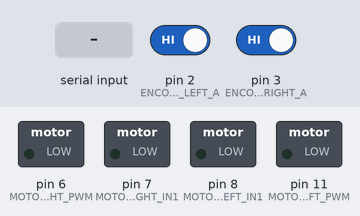
The sketch below on a simulated Arduino Uno, built with avr-gcc and run on an emulated ATmega328P. Parts: switched loads named in the sketch (green lamp = pin HIGH). Inputs (shaded band) come from the test bench; at power-on: pin 2 (ENCODER_LEFT_A) HIGH, pin 3 (ENCODER_RIGHT_A) HIGH. What the sketch prints to the serial monitor is not drawn.

Above: at 1.2 s.
1.3 s: "1,90\n" received over Serial
At 2.2 s:
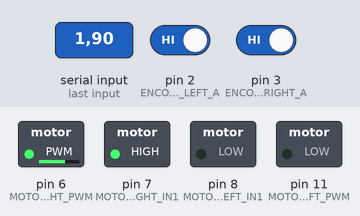
2.8 s: "90,45\n" received over Serial
4.3 s: "0\n" received over Serial
Timing chart, 0 to 7.3 s (numbered marks = the images above; inputs shaded):
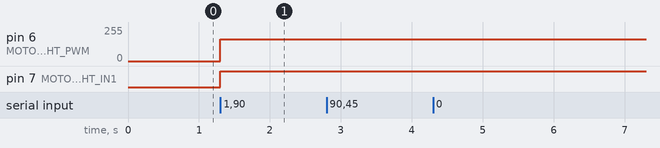

Measured:
- after the input at 1.3 s, pin 6 (MOTOR_RIGHT_PWM): 0/255 → 165/255 at once; pin 7 (MOTOR_RIGHT_IN1): LOW → HIGH at once
- after the input at 2.8 s, every drawn part: stays the same
- after the input at 4.3 s, every drawn part: stays the same

The sketch:

for_PID.ino
```cpp
// Пины для управления правым мотором
#define MOTOR_RIGHT_IN1 7
#define MOTOR_RIGHT_PWM 6  // ШИМ
// Пины для управления левым мотором
#define MOTOR_LEFT_IN1 8
#define MOTOR_LEFT_PWM 11  // ШИМ
// Пины для энкодеров
#define ENCODER_LEFT_A    2 // INT0
#define ENCODER_LEFT_B    4
#define ENCODER_RIGHT_A   3 // INT1
#define ENCODER_RIGHT_B   5
// Переменные для хранения позиции энкодеров
volatile long encoderLeftPos = 0;
volatile long encoderRightPos = 0;
// Параметры для одометрии (КАЛИБРИРОВАТЬ!)
#define TICKS_PER_REV 1450      // Количество импульсов на оборот колеса
#define WHEEL_DIAMETER 0.0445    // Диаметр колеса в метрах (44.5 мм)
#define WHEEL_BASE 0.105        // Расстояние между колесами в метрах (105 мм)
#define WHEEL_CIRCUMFERENCE (WHEEL_DIAMETER * PI)

// --- НОВЫЕ ПЕРЕМЕННЫЕ ДЛЯ ИЗМЕРЕНИЯ СКОРОСТИ КОЛЕС ---
const unsigned long SPEED_CALC_INTERVAL_MS = 50; // 50 мс -> ~20 Гц
static unsigned long lastSpeedCalcTime = 0;

static long prev_encoder_left_calc = 0;
static long prev_encoder_right_calc = 0;
static unsigned long prev_time_calc = 0;

float currentLeftWheelSpeed = 0.0;
float currentRightWheelSpeed = 0.0;
// ----------------------------------------------------

void setup() {
  Serial.begin(115200);
  pinMode(MOTOR_RIGHT_IN1, OUTPUT);
  pinMode(MOTOR_RIGHT_PWM, OUTPUT);
  pinMode(MOTOR_LEFT_IN1, OUTPUT);
  pinMode(MOTOR_LEFT_PWM, OUTPUT);
  pinMode(ENCODER_LEFT_A, INPUT_PULLUP);
  pinMode(ENCODER_LEFT_B, INPUT_PULLUP);
  pinMode(ENCODER_RIGHT_A, INPUT_PULLUP);
  pinMode(ENCODER_RIGHT_B, INPUT_PULLUP);
  attachInterrupt(digitalPinToInterrupt(ENCODER_LEFT_A), updateEncoderLeft, RISING);
  attachInterrupt(digitalPinToInterrupt(ENCODER_RIGHT_A), updateEncoderRight, RISING);
  stopMotors();

  prev_encoder_left_calc = encoderLeftPos;
  prev_encoder_right_calc = encoderRightPos;
  prev_time_calc = millis();

  Serial.println("Dual motor control & Wheel Speed Monitor started...");
  Serial.println("Control Format: [motor_id],[speed]");
  Serial.println("motor_id: 0=left, 1=right, 2=both");
  Serial.println("speed: -255 to 255 (negative = backward)");
  Serial.println("--- Wheel Speed Data (Left_m/s, Right_m/s) ---");
  Serial.println("Left_m/s,Right_m/s");
}

void loop() {
  if (Serial.available() > 0) {
    String input = Serial.readStringUntil('\n');
    input.trim();
    int commaIndex = input.indexOf(',');
    if (commaIndex == -1) {
      Serial.println("Invalid format. Use: motor_id,speed");
      return;
    }
    int motorId = input.substring(0, commaIndex).toInt();
    int speed = input.substring(commaIndex + 1).toInt();

    if (speed > 255) speed = 255;
    if (speed < -255) speed = -255;

    switch (motorId) {
      case 0:
        setMotorSpeed(MOTOR_LEFT_IN1, MOTOR_LEFT_PWM, speed);
        break;
      case 1:
        setMotorSpeed(MOTOR_RIGHT_IN1, MOTOR_RIGHT_PWM, speed);
        break;
      case 2:
        setMotorSpeed(MOTOR_LEFT_IN1, MOTOR_LEFT_PWM, speed);
        setMotorSpeed(MOTOR_RIGHT_IN1, MOTOR_RIGHT_PWM, speed);
        break;
      default:
        Serial.println("Invalid motor ID. Use 0, 1, or 2.");
        return;
    }
  }

  if (millis() - lastSpeedCalcTime >= SPEED_CALC_INTERVAL_MS) {
    calculateWheelSpeeds();
    printWheelSpeeds();
    lastSpeedCalcTime = millis();
  }
}

void setMotorSpeed(int inPin, int pwmPin, int speed) {
  if (speed > 0) {
    digitalWrite(inPin, HIGH);
    analogWrite(pwmPin, 255 - speed);
  } else if (speed < 0) {
    digitalWrite(inPin, LOW);
    analogWrite(pwmPin, abs(speed));
  } else {
    digitalWrite(inPin, LOW);
    analogWrite(pwmPin, 0);
  }
}

void stopMotors() {
  setMotorSpeed(MOTOR_LEFT_IN1, MOTOR_LEFT_PWM, 0);
  setMotorSpeed(MOTOR_RIGHT_IN1, MOTOR_RIGHT_PWM, 0);
}

void updateEncoderLeft() {
  if (digitalRead(ENCODER_LEFT_B) == HIGH) {
    encoderLeftPos++;
  } else {
    encoderLeftPos--;
  }
}

void updateEncoderRight() {
  if (digitalRead(ENCODER_RIGHT_B) == HIGH) {
    encoderRightPos++;
  } else {
    encoderRightPos--;
  }
}

void calculateWheelSpeeds() {
  unsigned long currentTime = millis();
  float deltaTimeSec = (currentTime - prev_time_calc) / 1000.0f;

  long currentLeftPos = encoderLeftPos;
  long currentRightPos = encoderRightPos;

  long deltaTicksLeft = currentLeftPos - prev_encoder_left_calc;
  long deltaTicksRight = currentRightPos - prev_encoder_right_calc;

  currentLeftWheelSpeed = (deltaTicksLeft * WHEEL_CIRCUMFERENCE) / (TICKS_PER_REV * deltaTimeSec);
  currentRightWheelSpeed = (deltaTicksRight * WHEEL_CIRCUMFERENCE) / (TICKS_PER_REV * deltaTimeSec);

  prev_encoder_left_calc = currentLeftPos;
  prev_encoder_right_calc = currentRightPos;
  prev_time_calc = currentTime;
}

void printWheelSpeeds() {
  Serial.print(currentLeftWheelSpeed, 3);
  Serial.print(",");
  Serial.println(currentRightWheelSpeed, 3);
}
```
